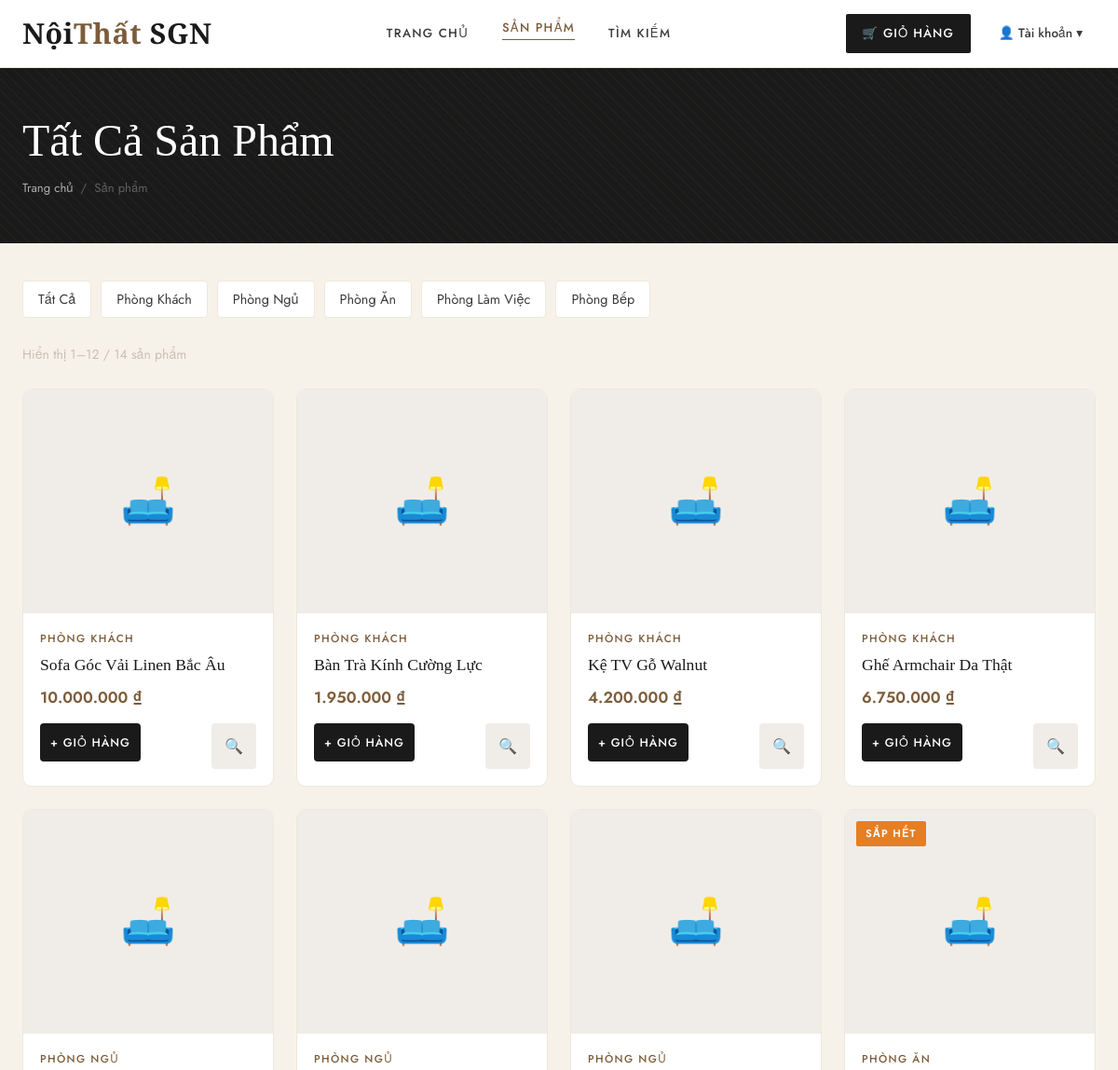
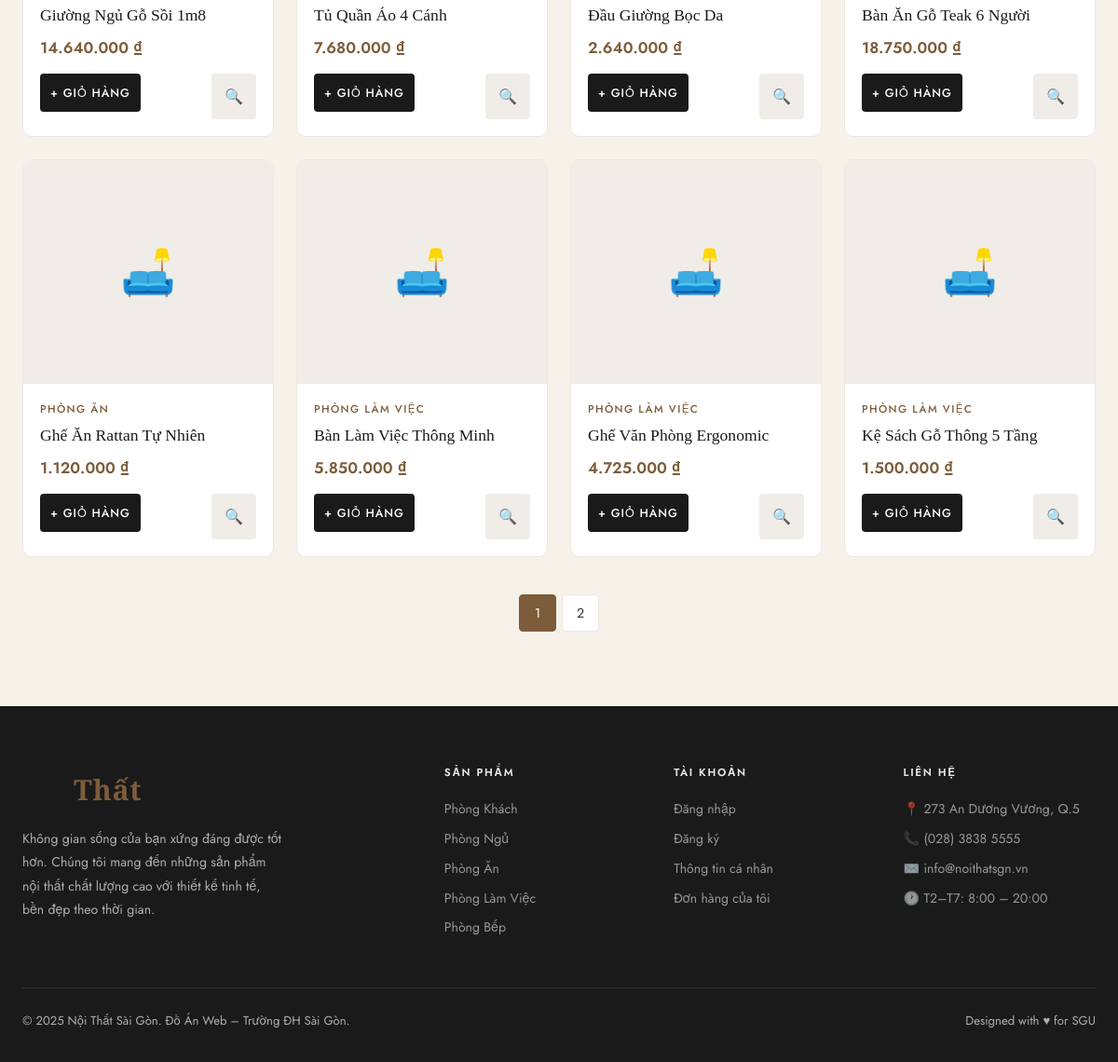
/products.php, run on the app's committed database (2 pictures, top to bottom).
### tables this page shows
CREATE TABLE loai_sp (
    ma_loai     INT AUTO_INCREMENT PRIMARY KEY,
    ten_loai    VARCHAR(100) NOT NULL,
    mo_ta       TEXT,
    trang_thai  TINYINT(1) DEFAULT 1 COMMENT '1=hiện, 0=ẩn',
    created_at  DATETIME DEFAULT CURRENT_TIMESTAMP
);

CREATE TABLE san_pham (
    ma_sp       INT AUTO_INCREMENT PRIMARY KEY,
    ma_loai     INT NOT NULL,
    ten_sp      VARCHAR(200) NOT NULL,
    mo_ta       TEXT,
    don_vi_tinh VARCHAR(30) DEFAULT 'Cái',
    hinh        VARCHAR(255),
    tl_loi_nhuan DECIMAL(5,2) DEFAULT 20.00 COMMENT '% lợi nhuận mặc định',
    trang_thai  TINYINT(1) DEFAULT 1 COMMENT '1=đang bán, 0=ẩn',
    created_at  DATETIME DEFAULT CURRENT_TIMESTAMP,
    FOREIGN KEY (ma_loai) REFERENCES loai_sp(ma_loai) ON UPDATE CASCADE
);

### products.php (the view, shortened to what this page needs)
<?php
require_once __DIR__ . '/config/db.php';
require_once __DIR__ . '/includes/functions.php';
$per_page = 12;
$page     = max(1, (int)($_GET['page'] ?? 1));
$loai     = (int)($_GET['loai'] ?? 0);
$offset   = ($page - 1) * $per_page;
$where = "sp.trang_thai=1 AND ls.trang_thai=1";
$count_r = $conn->query("SELECT COUNT(*) FROM san_pham sp JOIN loai_sp ls ON sp.ma_loai=ls.ma_loai WHERE $where");
$total   = (int)$count_r->fetch_row()[0];
$san_phams = $conn->query("
    SELECT sp.*, ls.ten_loai, tk.so_luong as ton_kho, tk.gia_von,
           COALESCE(gb.tl_loi_nhuan, sp.tl_loi_nhuan) as tl_loi_nhuan
    FROM san_pham sp
    JOIN loai_sp ls ON sp.ma_loai=ls.ma_loai
    LEFT JOIN ton_kho tk ON sp.ma_sp=tk.ma_sp
    LEFT JOIN gia_ban gb ON sp.ma_sp=gb.ma_sp
    WHERE $where ORDER BY sp.created_at DESC
    LIMIT $per_page OFFSET $offset
");
$loai_info = null;
$url_pattern = SITE_URL . '/products.php?' . ($loai > 0 ? "loai=$loai&" : '') . 'page=%d';
include __DIR__ . '/includes/header.php';
?>
<div class="page-header">
    <div class="container">
        <h1><?= $loai_info ? htmlspecialchars($loai_info['ten_loai']) : 'Tất Cả Sản Phẩm' ?></h1>
        <div class="breadcrumb">
            <a href="<?= SITE_URL ?>">Trang chủ</a>
            <span>/</span>
            <?php if ($loai_info): ?>
            <a href="<?= SITE_URL ?>/products.php">Sản phẩm</a>
            <span>/</span>
            <span><?= htmlspecialchars($loai_info['ten_loai']) ?></span>
            <?php else: ?>
            <span>Sản phẩm</span>
            <?php endif; ?>
        </div>
    </div>
</div>
<section class="py-section" style="padding:40px 0 80px;">
    <div class="container">
        <div style="display:flex;gap:10px;flex-wrap:wrap;margin-bottom:28px;">
            <a href="<?= SITE_URL ?>/products.php"
               class="page-btn <?= $loai===0?'active':'' ?>"
               style="padding:0 16px;min-width:auto;width:auto;">Tất Cả</a>
            <?php
            $cats = $conn->query("SELECT * FROM loai_sp WHERE trang_thai=1 ORDER BY ma_loai");
            while ($cat = $cats->fetch_assoc()):
            ?>
            <a href="<?= SITE_URL ?>/products.php?loai=<?= $cat['ma_loai'] ?>"
               class="page-btn <?= $loai==$cat['ma_loai']?'active':'' ?>"
               style="padding:0 16px;min-width:auto;width:auto;">
               <?= htmlspecialchars($cat['ten_loai']) ?>
            </a>
            <?php endwhile; ?>
        </div>
        <p class="text-muted mb-24" style="font-size:0.88rem;">
            Hiển thị <?= min($offset+1,$total) ?>–<?= min($offset+$per_page,$total) ?> / <?= $total ?> sản phẩm
        </p>
        <?php if ($total === 0): ?>
        <div class="empty-state">
            <div class="empty-icon">🛋️</div>
            <h3>Không có sản phẩm nào</h3>
            <p>Chưa có sản phẩm trong danh mục này.</p>
            <a href="<?= SITE_URL ?>/products.php" class="btn-primary">Xem tất cả sản phẩm</a>
        </div>
        <?php else: ?>
        <div class="product-grid">
            <?php while ($sp = $san_phams->fetch_assoc()):
                $gia_ban = ($sp['gia_von'] ?? 0) * (1 + ($sp['tl_loi_nhuan'] ?? 20) / 100);
                $ton     = (int)($sp['ton_kho'] ?? 0);
            ?>
            <div class="product-card">
                <a href="<?= SITE_URL ?>/product-detail.php?id=<?= $sp['ma_sp'] ?>" class="product-img">
                    <?php if ($sp['hinh'] && file_exists(UPLOAD_PATH . $sp['hinh'])): ?>
                        <img src="<?= UPLOAD_URL . $sp['hinh'] ?>" alt="<?= htmlspecialchars($sp['ten_sp']) ?>">
                    <?php else: ?>
                        <span class="no-img">🛋️</span>
                    <?php endif; ?>
                    <?php if ($ton <= 0): ?>
                        <span class="out-of-stock-badge">Hết hàng</span>
                    <?php elseif ($ton <= 3): ?>
                        <span class="low-stock-badge">Sắp hết</span>
                    <?php endif; ?>
                </a>
                <div class="product-info">
                    <div class="product-category"><?= htmlspecialchars($sp['ten_loai']) ?></div>
                    <a href="<?= SITE_URL ?>/product-detail.php?id=<?= $sp['ma_sp'] ?>" class="product-name"><?= htmlspecialchars($sp['ten_sp']) ?></a>
                    <div class="product-price"><?= formatMoney($gia_ban) ?></div>
                    <div class="product-actions">
                        <?php if ($ton > 0): ?>
                        <form method="POST" action="<?= SITE_URL ?>/cart.php" style="flex:1">
                            <button type="submit" class="btn-cart">+ Giỏ Hàng</button>
                        </form>
                        <?php else: ?>
                        <button class="btn-cart" disabled style="flex:1">Hết Hàng</button>
                        <?php endif; ?>
                        <a href="<?= SITE_URL ?>/product-detail.php?id=<?= $sp['ma_sp'] ?>" class="btn-detail">🔍</a>
                    </div>
                </div>
            </div>
            <?php endwhile; ?>
        </div>
        <?= paginate($total, $page, $per_page, $url_pattern) ?>
        <?php endif; ?>
    </div>
</section>
<?php include __DIR__ . '/includes/footer.php'; ?>

### assets/css/style.css (style rules this page uses)
:root { --cream: #F7F2E9; --cream-dark: #EDE8DC; --charcoal: #1A1A1A; --charcoal-mid:#3A3A3A; --walnut: #7C5C3A; --walnut-light:#A07A50; --gold: #C4A55A; --gold-light: #DEC27A; --white: #FFFFFF; --gray-light: #F0EDE8; --gray-mid: #C8C0B5; --red: #C0392B; --green: #27AE60; --blue: #2980B9; --font-display: 'Cormorant Garamond', Georgia, serif; --font-body: 'Jost', 'Helvetica Neue', sans-serif; --radius: 4px; --radius-lg: 10px; --shadow: 0 2px 16px rgba(0,0,0,0.08); --shadow-lg: 0 8px 40px rgba(0,0,0,0.14); --transition: all 0.3s cubic-bezier(0.4,0,0.2,1); }
*, *::before, *::after { box-sizing: border-box; margin: 0; padding: 0; }
html { scroll-behavior: smooth; }
body { font-family: var(--font-body); background: var(--cream); color: var(--charcoal); font-size: 15px; line-height: 1.7; -webkit-font-smoothing: antialiased; }
a { color: inherit; text-decoration: none; transition: var(--transition); }
input, select, textarea, button { font-family: var(--font-body); }
h1, h2, h3, h4, h5 { font-family: var(--font-display); font-weight: 400; line-height: 1.25; color: var(--charcoal); }
h1 { font-size: clamp(2rem, 4vw, 3.5rem); }
.container { max-width: 1280px; margin: 0 auto; padding: 0 24px; }
section.py-section { padding: 80px 0; }
.product-grid { display: grid; grid-template-columns: repeat(4,1fr); gap: 24px; }
.product-card { background: var(--white); border-radius: var(--radius-lg); overflow: hidden; border: 1px solid var(--cream-dark); transition: var(--transition); display: flex; flex-direction: column; }
.product-img { height: 240px; overflow: hidden; background: var(--gray-light); display: flex; align-items: center; justify-content: center; position: relative; }
.product-img .no-img { font-size: 3rem; color: var(--gray-mid); }
.low-stock-badge { position:absolute; top:12px; left:12px; background: #E67E22; color:#fff; font-size:0.7rem; font-weight:600; letter-spacing:0.1em; text-transform:uppercase; padding:4px 10px; border-radius:2px; }
.product-info { padding: 18px; flex: 1; display: flex; flex-direction: column; }
.product-category { font-size: 0.72rem; font-weight: 500; letter-spacing: 0.12em; text-transform: uppercase; color: var(--walnut); margin-bottom: 6px; }
.product-name { font-family: var(--font-display); font-size: 1.1rem; color: var(--charcoal); margin-bottom: 8px; line-height: 1.35; flex: 1; }
.product-price { font-size: 1.05rem; font-weight: 600; color: var(--walnut); margin-bottom: 14px; }
.product-actions { display: flex; gap: 8px; }
.btn-cart { flex: 1; background: var(--charcoal); color: var(--white); border: none; padding: 11px; cursor: pointer; font-size: 0.78rem; font-weight: 500; letter-spacing: 0.08em; text-transform: uppercase; border-radius: var(--radius); transition: var(--transition); }
.btn-detail { background: var(--gray-light); color: var(--charcoal-mid); border: none; padding: 11px 14px; cursor: pointer; border-radius: var(--radius); transition: var(--transition); font-size: 1rem; }
.page-header { background: var(--charcoal); padding: 48px 0; position: relative; overflow: hidden; }
.page-header::before { content:''; position:absolute; inset:0; background: repeating-linear-gradient(45deg, rgba(196,165,90,0.04) 0, rgba(196,165,90,0.04) 1px, transparent 0, transparent 50%); background-size: 12px 12px; }
.page-header h1 { color: var(--white); font-family: var(--font-display); font-weight: 300; position: relative; }
.breadcrumb { display: flex; align-items: center; gap: 8px; font-size: 0.82rem; color: rgba(255,255,255,0.5); margin-top: 10px; position: relative; }
.breadcrumb a { color: rgba(255,255,255,0.65); }
.breadcrumb span { color: rgba(255,255,255,0.3); }
.page-btn { width:40px; height:40px; border:1px solid var(--cream-dark); border-radius:var(--radius); display:flex; align-items:center; justify-content:center; font-size:0.9rem; color:var(--charcoal-mid); background:var(--white); transition:var(--transition); }
.text-muted { color:var(--gray-mid); }
.mb-24 { margin-bottom:24px; }

### data on the page
loai_sp: ten_loai "Phòng Khách"
loai_sp: ten_loai "Phòng Ngủ"
loai_sp: ten_loai "Phòng Ăn"
loai_sp: ten_loai "Phòng Làm Việc"
loai_sp: ten_loai "Phòng Bếp"
san_pham: ma_loai.ten_loai "PHÒNG KHÁCH", ten_sp "Sofa Góc Vải Linen Bắc Âu", gia_ban "10.000.000 ₫"
san_pham: ma_loai.ten_loai "PHÒNG KHÁCH", ten_sp "Bàn Trà Kính Cường Lực", gia_ban "1.950.000 ₫"
san_pham: ma_loai.ten_loai "PHÒNG KHÁCH", ten_sp "Kệ TV Gỗ Walnut", gia_ban "4.200.000 ₫"
san_pham: ma_loai.ten_loai "PHÒNG KHÁCH", ten_sp "Ghế Armchair Da Thật", gia_ban "6.750.000 ₫"
san_pham: ma_loai.ten_loai "PHÒNG NGỦ", ten_sp "Giường Ngủ Gỗ Sồi 1m8", gia_ban "14.640.000 ₫"
san_pham: ma_loai.ten_loai "PHÒNG NGỦ", ten_sp "Tủ Quần Áo 4 Cánh", gia_ban "7.680.000 ₫"
san_pham: ma_loai.ten_loai "PHÒNG NGỦ", ten_sp "Đầu Giường Bọc Da", gia_ban "2.640.000 ₫"
san_pham: shows "SẮP HẾT", ma_loai.ten_loai "PHÒNG ĂN", ten_sp "Bàn Ăn Gỗ Teak 6 Người", gia_ban "18.750.000 ₫"
san_pham: ma_loai.ten_loai "PHÒNG ĂN", ten_sp "Ghế Ăn Rattan Tự Nhiên", gia_ban "1.120.000 ₫"
san_pham: ma_loai.ten_loai "PHÒNG LÀM VIỆC", ten_sp "Bàn Làm Việc Thông Minh", gia_ban "5.850.000 ₫"
san_pham: ma_loai.ten_loai "PHÒNG LÀM VIỆC", ten_sp "Ghế Văn Phòng Ergonomic", gia_ban "4.725.000 ₫"
san_pham: ma_loai.ten_loai "PHÒNG LÀM VIỆC", ten_sp "Kệ Sách Gỗ Thông 5 Tầng", gia_ban "1.500.000 ₫"

### other printed values
min($offset+1,$total) "1"
min($offset+$per_page,$total) "12"
$total "14"
